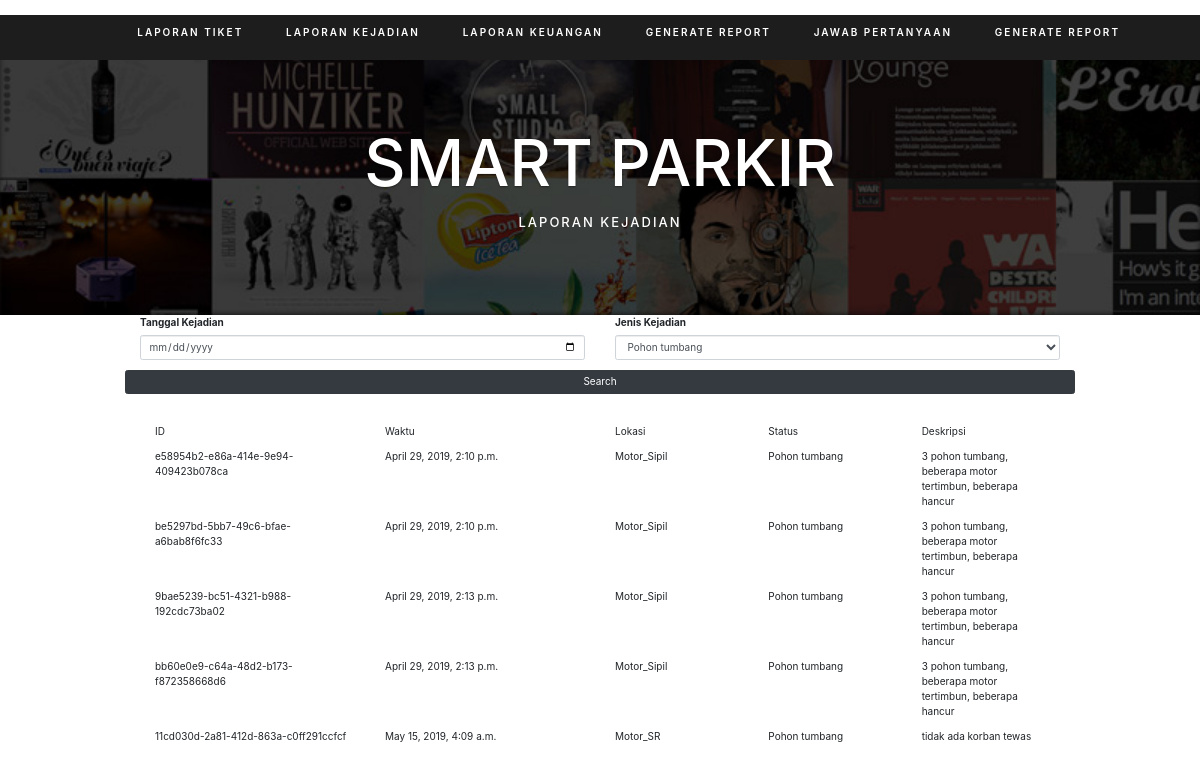
/getDisaster, run on an earlier commit of the app's database.
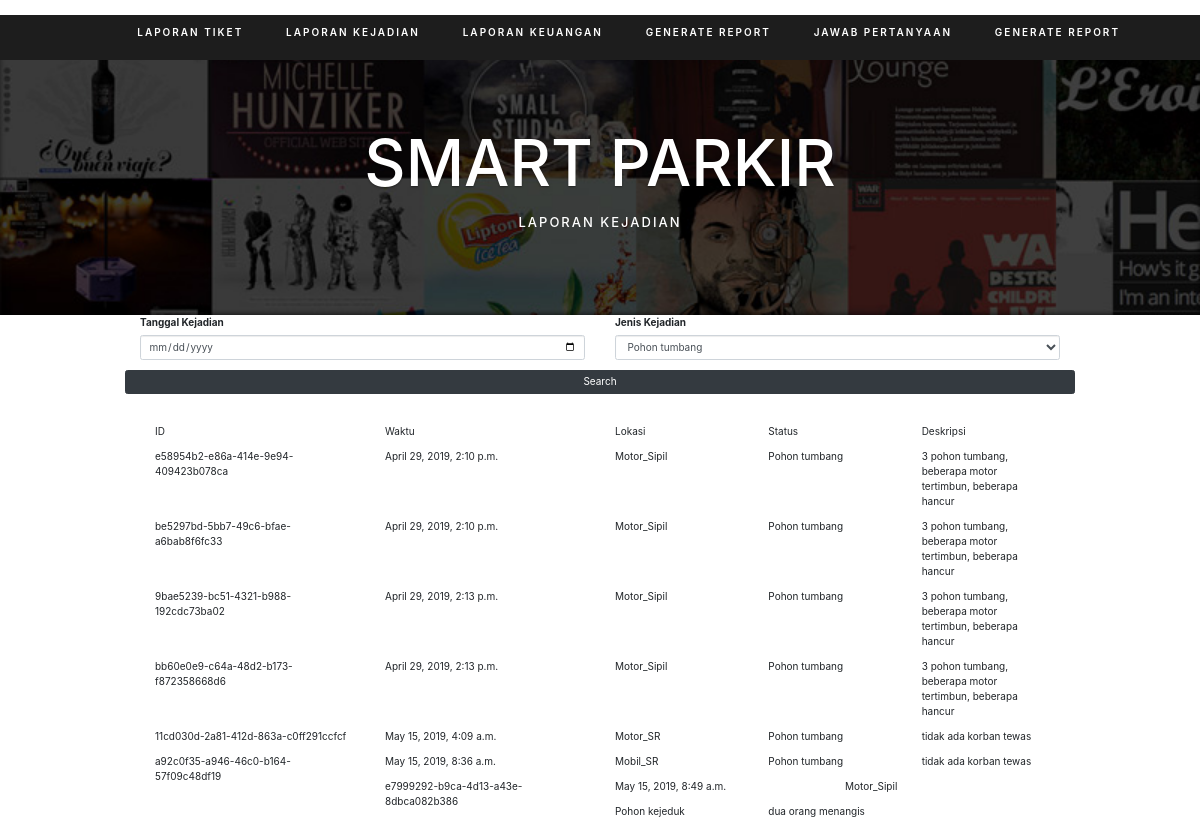
And on a later commit of the database.
### disaster/models.py (models this page shows)
class Disaster(models.Model):
    disasterID    = models.UUIDField(primary_key=True, default=uuid.uuid4, editable=False, unique=True)
    disasterTime  = models.DateTimeField(auto_now_add=True)
    location      = models.ForeignKey(Lot,on_delete=models.CASCADE)
    status        = models.CharField(max_length=30) #resolved/unresolved
    description   = models.CharField(max_length=100)

### parkingLot/models.py (models this page shows)
class Lot(models.Model):
    lotID       = models.CharField(primary_key=True, max_length=30, unique=True)
    lotName     = models.CharField(max_length=30)
    updateTime  = models.DateTimeField(null = True)
    capacity    = models.IntegerField()
    status      = models.CharField(max_length=30)
    auth = models.IntegerField()
    lat = models.DecimalField(max_digits=22, decimal_places=16, blank=True, null=True)
    long = models.DecimalField(max_digits=22, decimal_places=16, blank=True, null=True)

### dboard/views.py (the view)
# urls.py: path('getDisaster',countDisaster),
def countDisaster(request, *args, **kwargs):
    if (request.method == 'POST'):
        date = request.POST.get('dt')
        date_str = date + " 00:00:00.0"
        date_time_obj = datetime.strptime(date_str, '%Y-%m-%d %H:%M:%S.%f')
        d1 = date_time_obj + timedelta(days=1)
        disaster = Disaster.objects.filter(disasterTime__range=(date_time_obj,d1))
        return render(request, 'api/disaster.html', {'disaster': disaster })
    else:
        now = datetime.now()
        today_str = now.strftime("%Y-%m-%d") + " 00:00:00.01"
        today = datetime.strptime(today_str, '%Y-%m-%d %H:%M:%S.%f')
        tomorow = today + timedelta(days=1)
        disaster = Disaster.objects.all()
        return render(request, 'api/disaster.html', {'disaster': disaster})

### api/templates/api/disaster.html (shortened to what this page needs)
﻿<!DOCTYPE HTML>
{% load static %}
{% block body %}
<html>
<head>
    <link rel="stylesheet" href="https://maxcdn.bootstrapcdn.com/bootstrap/3.3.7/css/bootstrap.min.css">
    <link rel="stylesheet" href="static/style.css">
    <link rel="stylesheet" href="https://stackpath.bootstrapcdn.com/bootstrap/4.1.3/css/bootstrap.min.css"
>
</head>
<body>
    <header>
        <nav class="main-nav">
            <ul>
                <li>
                    <ul>
                        <li><a href="/getCountTicket">Laporan Tiket</a></li>
                        <li><a href="/getDisaster">Laporan Kejadian</a></li>
                        <li><a href="/getCountPayment">Laporan Keuangan</a></li>
                        <li><a href="/report">Generate Report</a></li>
                        <li><a href="/answer-help">Jawab Pertanyaan</a></li>
                        <li><a href="/report">Generate Report</a></li>
                    </ul>
                </li>
            </ul>
        </nav>
    </header>
    <section id="video" class="home">
        <h1>SMART PARKIR</h1>
        <h2>LAPORAN KEJADIAN</h2>
    </section>
    <section id="main-content">
        <form action="" method="POST" enctype="multipart/form-data">
            <div class="col-sm-6">
                <div class="form-group">
                    <label for="dt">Tanggal Kejadian</label>
                    <input class="form-control" id="dt" name="dt" type="date" />
                </div>
            </div>
            <div class="col-sm-6">
                <div class="form-group">
                    <label for="loct">Jenis Kejadian</label>
                    <select class="form-control" id="loct">
                        <option value="Pohon tumbang">Pohon tumbang</option>
                    </select>
                </div>
            </div>
            <input type="submit" class="btn btn-dark btn-block" name="Search" value="Search" onclick="showTable()" />
        </form>
        <div class="container">
            <br /><br />
            <div class="col-sm-3">
                <p>ID</p>
            </div>
            <div class="col-sm-3">
                <p>Waktu</p>
            </div>
            <div class="col-sm-2">
                <p>Lokasi</p>
            </div>
            <div class="col-sm-2">
                <p>Status</p>
            </div>
            <div class="col-sm-2">
                <p>Deskripsi</p>
            </div>
            {% for d in disaster %}
            <div class="col-sm-3">
                <p>{{d.disasterID}}</p>
            </div>
            <div class="col-sm-3">
                <p>{{d.disasterTime}}</p>
            </div>
            <div class="col-sm-2">
                <p>{{d.location.lotID}}</p>
            </div>
            <div class="col-sm-2">
                <p>{{d.status}}</p>
            </div>
            <div class="col-sm-2">
                <p>{{d.description}}</p>
            </div>
            {% endfor %}
        </div>
    </section>
</body>
</html>
{% endblock %}

### assets/style.css (style rules this page uses)
html, body, div, span, applet, object, iframe, h1, h2, h3, h4, h5, h6, p, blockquote, pre, a, abbr, acronym, address, big, cite, code, del, dfn, em, img, ins, kbd, q, s, samp, small, strike, strong, sub, sup, tt, var, b, u, i, center, dl, dt, dd, ol, ul, li, fieldset, form, label, legend, table, caption, tbody, tfoot, thead, tr, th, td, article, aside, canvas, details, figcaption, figure, footer, header, hgroup, menu, nav, section, summary, time, mark, audio, video { margin:0; padding:0 }
article, aside, details, figcaption, figure, footer, header, hgroup, menu, nav, section { display:block }
h1, h2, h3, h4, h5, h6 { font-size:100%; font-weight:normal }
body { font-family:"Open Sans", sans-serif; font-size:13px; line-height:22px; color:#444444; padding:0; }
a, a:link { color:#e00966; text-decoration:none; }
h1, h2, h3, h4, h5, h6, p { margin-bottom:10px; }
h1, h2, h3, h4, h5, h6 { font-weight:300; }
h1 { font-size:30px; line-height:1.7em; }
h2 { line-height:1.3em; }
#main-content, footer { margin:0 auto; max-width:950px; }
header { margin-top:0; width:100%; height:45px; margin-bottom:40px; background:#1D1D1D; position:fixed; z-index:999; }
header .main-nav { margin-top:10px; float:right; }
header .main-nav li { display:inline-block; margin-right:40px; list-style:none; }
header .main-nav li a { color:#FFF; font-size:10px; text-transform:uppercase; font-weight:600; letter-spacing:2px; }
#video { content:""; display:block; min-height:300px; width:100%; text-align:center; box-shadow:inset 0 -1px 5px rgba(0,0,0,0.6); }
#video h1 { font-size:64px; color:#fff; line-height:0.879em; text-shadow:0 1px 2px rgba(0,0,0,0.4); text-transform:uppercase; padding-bottom:20px; padding-top:120px; }
#video h2 { font-size:13px; color:#FFF; line-height:1em; letter-spacing:2px; text-transform:uppercase; }
.work, .home, .contact { background:url("bgwork.jpg"); background-size:cover; }

What changed in the data, as far as the page shows it:
added Disaster: disasterID "a92c0f35-a946-46c0-b164-57f09c48df19", disasterTime "May 15, 2019, 8:36 a.m.", location.lotID "Mobil_SR", status "Pohon tumbang", description "tidak ada korban tewas"
added Disaster: disasterID "e7999292-b9ca-4d13-a43e-8dbca082b386", disasterTime "May 15, 2019, 8:49 a.m.", location.lotID "Motor_Sipil", status "Pohon kejeduk", description "dua orang menangis"
